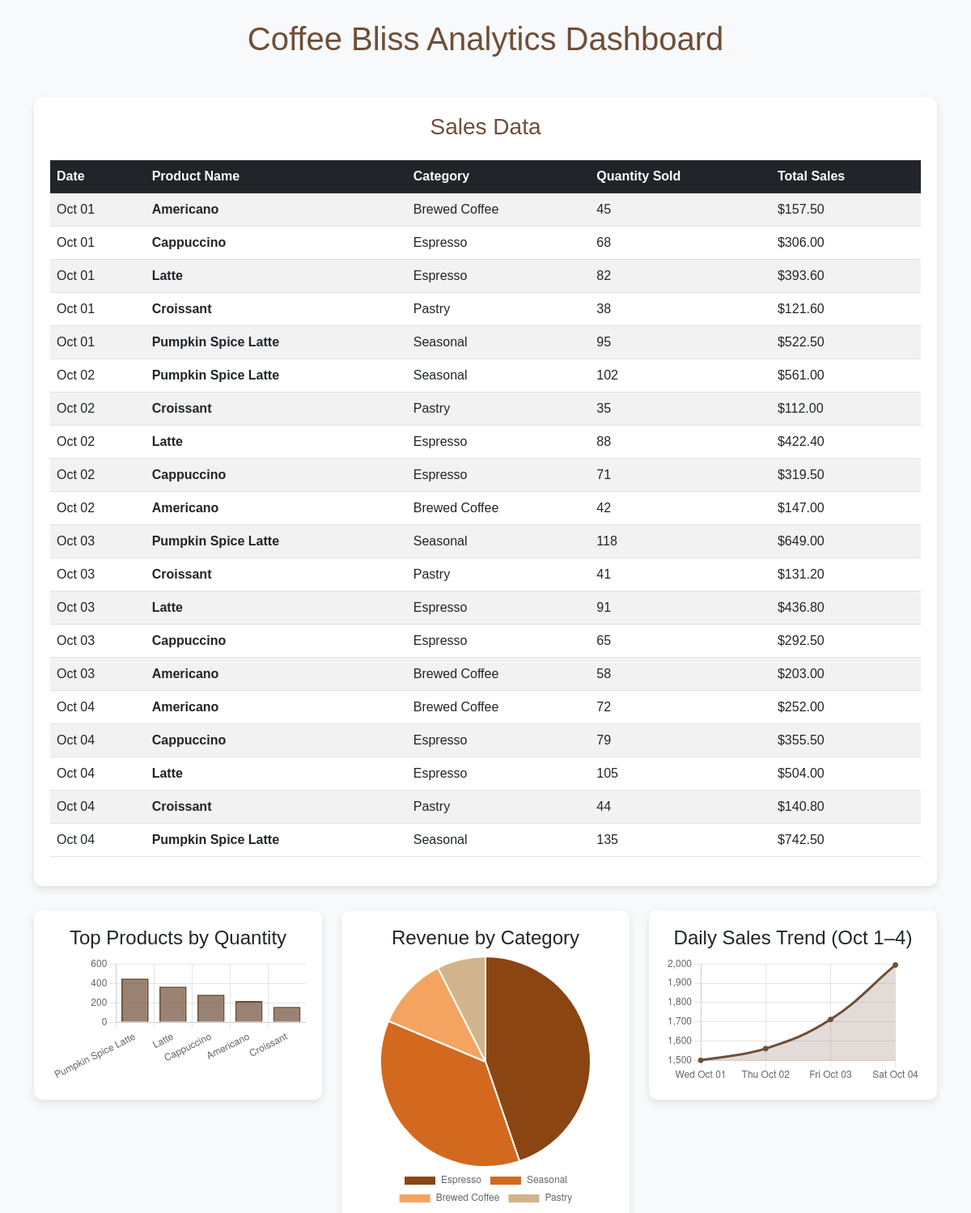
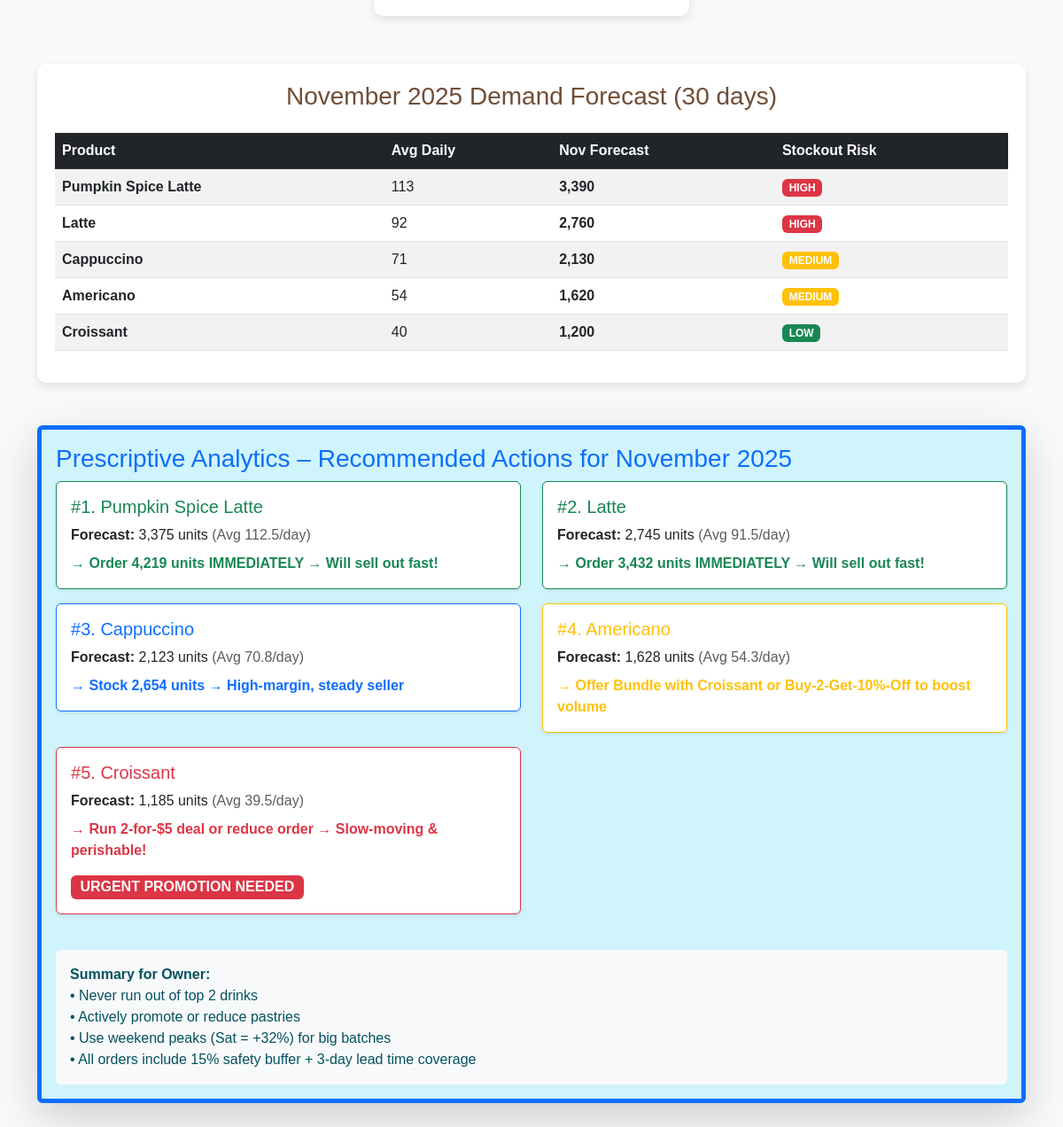
The page / on the database its author committed (2 pictures, top to bottom).
### tables this page shows
CREATE TABLE `sales` (
  `id` int(11) NOT NULL,
  `sale_date` date NOT NULL,
  `product_id` varchar(10) NOT NULL,
  `product_name` varchar(50) NOT NULL,
  `category` varchar(20) NOT NULL,
  `price` decimal(5,2) NOT NULL,
  `quantity_sold` int(11) NOT NULL,
  `total_sales` decimal(10,2) GENERATED ALWAYS AS (`price` * `quantity_sold`) STORED
);

### index.php (the view, shortened to what this page needs)
<!DOCTYPE html>
<html lang="en">
<head>
    <link href="https://cdn.jsdelivr.net/npm/bootstrap@5.3.0/dist/css/bootstrap.min.css" rel="stylesheet">
</head>
<body class="p-4">
<div class="container">
    <h1 class="text-center mb-5">Coffee Bliss Analytics Dashboard</h1>
    <?php include 'db_connect.php'; ?>
    <div class="chart-container mt-4">
        <h3 class="text-center mb-4">Sales Data</h3>
        <table class="table table-striped table-hover">
            <thead class="table-dark">
                <tr><th>Date</th><th>Product Name</th><th>Category</th><th>Quantity Sold</th><th>Total Sales</th></tr>
            </thead>
            <tbody>
            <?php
            $sales = $conn->query("SELECT sale_date, product_name, category, quantity_sold, total_sales FROM sales ORDER BY sale_date ASC");
            while($row = $sales->fetch_assoc()) {
                echo "<tr>
                    <td>" . date('M d', strtotime($row['sale_date'])) . "</td>
                    <td><strong>{$row['product_name']}</strong></td>
                    <td>{$row['category']}</td>
                    <td>{$row['quantity_sold']}</td>
                    <td>$" . number_format($row['total_sales'],2) . "</td>
                </tr>";
            }
            ?>
            </tbody>
        </table>
    </div>
    <div class="row">
        <div class="col-lg-4">
            <div class="chart-container">
                <h4 class="text-center">Top Products by Quantity</h4>
                <canvas id="topProductsChart"></canvas>
            </div>
        </div>
        <div class="col-lg-4">
            <div class="chart-container">
                <h4 class="text-center">Revenue by Category</h4>
                <canvas id="revenueChart"></canvas>
            </div>
        </div>
        <div class="col-lg-4">
            <div class="chart-container">
                <h4 class="text-center">Daily Sales Trend (Oct 1–4)</h4>
                <canvas id="dailySalesChart"></canvas>
            </div>
        </div>
    </div>
    <div class="chart-container mt-4">
        <h3 class="text-center mb-4">November 2025 Demand Forecast (30 days)</h3>
        <table class="table table-striped table-hover">
            <thead class="table-dark">
                <tr><th>Product</th><th>Avg Daily</th><th>Nov Forecast</th><th>Stockout Risk</th></tr>
            </thead>
            <tbody>
            <?php
            $forecast = $conn->query("SELECT product_name, ROUND(SUM(quantity_sold)/4,0) as avg_daily
                                    FROM sales GROUP BY product_name ORDER BY avg_daily DESC");
            while($row = $forecast->fetch_assoc()){
                $nov = round($row['avg_daily'] * 30);
                $risk = $row['avg_daily'] > 80 ? 'HIGH' : ($row['avg_daily'] > 50 ? 'MEDIUM' : 'LOW');
                $badge = $risk === 'HIGH' ? 'bg-danger' : ($risk === 'MEDIUM' ? 'bg-warning' : 'bg-success');
                echo "<tr>
                    <td><strong>{$row['product_name']}</strong></td>
                    <td>{$row['avg_daily']}</td>
                    <td><strong>" . number_format($nov) . "</strong></td>
                    <td><span class='badge $badge text-white'>$risk</span></td>
                </tr>";
            }
            ?>
            </tbody>
        </table>
    </div>
    <div class="row mt-5">
        <div class="col-12">
            <div class="alert alert-info shadow-lg border-start border-primary border-5">
                <h3 class="alert-heading text-primary">
                    Prescriptive Analytics – Recommended Actions for November 2025
                </h3>
                <div class="row">
                    <?php
                    $prescriptive = $conn->query("
                        SELECT
                            product_name,
                            ROUND(SUM(quantity_sold)/4, 1) AS avg_daily,
                            ROUND(SUM(quantity_sold)/4 * 30) AS nov_forecast
                        FROM sales
                        GROUP BY product_name
                        ORDER BY nov_forecast DESC
                    ");
                    $rank = 1;
                    while($p = $prescriptive->fetch_assoc()):
                        $product   = $p['product_name'];
                        $forecast  = $p['nov_forecast'];
                        $daily     = $p['avg_daily'];
                        $order_qty = ceil($forecast * 1.15 + $daily * 3);
                        if ($daily > 90) {
                            $recommend = "Order <strong>" . number_format($order_qty) . " units</strong> IMMEDIATELY → Will sell out fast!";
                            $color = "success";
                        } elseif ($daily > 60) {
                            $recommend = "Stock <strong>" . number_format($order_qty) . " units</strong> → High-margin, steady seller";
                            $color = "primary";
                        } elseif ($daily > 45) {
                            $recommend = "Offer <strong>Bundle with Croissant</strong> or <strong>Buy-2-Get-10%-Off</strong> to boost volume";
                            $color = "warning";
                        } else {
                            $recommend = "Run <strong>2-for-\$5 deal</strong> or reduce order → Slow-moving & perishable!";
                            $color = "danger";
                        }
                    ?>
                    <div class="col-md-6 mb-3">
                        <div class="card border-<?= $color ?> shadow-sm">
                            <div class="card-body">
                                <h5 class="card-title text-<?= $color ?>">
                                    #<?= $rank++ ?>. <?= htmlspecialchars($product) ?>
                                </h5>
                                <p class="card-text mb-2">
                                    <strong>Forecast:</strong> <?= number_format($forecast) ?> units
                                    <span class="text-muted">(Avg <?= $daily ?>/day)</span>
                                </p>
                                <p class="card-text fw-bold text-<?= $color ?>">
                                    → <?= $recommend ?>
                                </p>
                                <?php if ($daily <= 45): ?>
                                    <span class="badge bg-<?= $color ?> fs-6">URGENT PROMOTION NEEDED</span>
                                <?php endif; ?>
                            </div>
                        </div>
                    </div>
                    <?php endwhile; ?>
                </div>
                <div class="mt-4 p-3 bg-light rounded">
                    <strong>Summary for Owner:</strong><br>
                    • Never run out of top 2 drinks<br>
                    • Actively promote or reduce pastries<br>
                    • Use weekend peaks (Sat = +32%) for big batches<br>
                    • All orders include 15% safety buffer + 3-day lead time coverage
                </div>
            </div>
        </div>
    </div>
</div>
<script>
// === 1. Top Products Bar Chart ===
<?php
$top = $conn->query("SELECT product_name, SUM(quantity_sold) as total FROM sales GROUP BY product_name ORDER BY total DESC");
$labels = []; $data = [];
while($row = $top->fetch_assoc()) {
    $labels[] = $row['product_name'];
    $data[] = $row['total'];
}
?>
new Chart(document.getElementById('topProductsChart'), {
    type: 'bar',
    data: {
        labels: <?= json_encode($labels) ?>,
        datasets: [{
            label: 'Total Units Sold',
            data: <?= json_encode($data) ?>,
            backgroundColor: 'rgba(111, 78, 55, 0.7)',
            borderColor: '#6f4e37',
            borderWidth: 2
        }]
    },
    options: { plugins: { legend: { display: false }}, scales: { y: { beginAtZero: true }}}
});
// === 2. Revenue by Category Pie Chart ===
<?php
$rev = $conn->query("SELECT category, SUM(total_sales) as revenue FROM sales GROUP BY category ORDER BY revenue DESC");
$revLabels = []; $revData = [];
while($row = $rev->fetch_assoc()) {
    $revLabels[] = $row['category'];
    $revData[] = round($row['revenue'], 2);
}
?>
new Chart(document.getElementById('revenueChart'), {
    type: 'pie',
    data: {
        labels: <?= json_encode($revLabels) ?>,
        datasets: [{
            data: <?= json_encode($revData) ?>,
            backgroundColor: ['#8B4513', '#D2691E', '#F4A460', '#D2B48C']
        }]
    },
    options: {
        plugins: {
            legend: { position: 'bottom' },
            tooltip: { callbacks: { label: context => context.label + ': $' + context.parsed.toFixed(2) }}
        }
    }
});
// === 3. Daily Sales Trend Line Chart (NEW!) ===
<?php
$daily = $conn->query("SELECT DATE_FORMAT(sale_date, '%a %b %d') as day, SUM(total_sales) as daily_total
                       FROM sales GROUP BY sale_date ORDER BY sale_date");
$days = []; $sales = [];
while($row = $daily->fetch_assoc()) {
    $days[] = $row['day'];
    $sales[] = round($row['daily_total'], 2);
}
?>
new Chart(document.getElementById('dailySalesChart'), {
    type: 'line',
    data: {
        labels: <?= json_encode($days) ?>,
        datasets: [{
            label: 'Daily Revenue ($)',
            data: <?= json_encode($sales) ?>,
            borderColor: '#6f4e37',
            backgroundColor: 'rgba(111, 78, 55, 0.2)',
            tension: 0.4,
            fill: true,
            pointBackgroundColor: '#6f4e37'
        }]
    },
    options: {
        plugins: { legend: { display: false }},
        scales: { y: { beginAtZero: false }}
    }
});
</script>
</body>
</html>

### index.php (style rules this page uses)
body { background:#f8f9fa; font-family: Arial, sans-serif; }
h1, h3 { color:#6f4e37; }
.chart-container { background: white; padding: 20px; border-radius: 10px; box-shadow: 0 4px 10px rgba(0,0,0,0.1); margin-bottom: 30px; }

### rows shown on the page
sales: sale_date "Oct 01", product_name "Americano", category "Brewed Coffee", quantity_sold "45", total_sales "157.50"
sales: sale_date "Oct 01", product_name "Cappuccino", category "Espresso", quantity_sold "68", total_sales "306.00"
sales: sale_date "Oct 01", product_name "Latte", category "Espresso", quantity_sold "82", total_sales "393.60"
sales: sale_date "Oct 01", product_name "Croissant", category "Pastry", quantity_sold "38", total_sales "121.60"
sales: sale_date "Oct 01", product_name "Pumpkin Spice Latte", category "Seasonal", quantity_sold "95", total_sales "522.50"
sales: sale_date "Oct 02", product_name "Pumpkin Spice Latte", category "Seasonal", quantity_sold "102", total_sales "561.00"
sales: sale_date "Oct 02", product_name "Croissant", category "Pastry", quantity_sold "35", total_sales "112.00"
sales: sale_date "Oct 02", product_name "Latte", category "Espresso", quantity_sold "88", total_sales "422.40"
sales: sale_date "Oct 02", product_name "Cappuccino", category "Espresso", quantity_sold "71", total_sales "319.50"
sales: sale_date "Oct 02", product_name "Americano", category "Brewed Coffee", quantity_sold "42", total_sales "147.00"
sales: sale_date "Oct 03", product_name "Pumpkin Spice Latte", category "Seasonal", quantity_sold "118", total_sales "649.00"
sales: sale_date "Oct 03", product_name "Croissant", category "Pastry", quantity_sold "41", total_sales "131.20"
sales: sale_date "Oct 03", product_name "Latte", category "Espresso", quantity_sold "91", total_sales "436.80"
sales: sale_date "Oct 03", product_name "Cappuccino", category "Espresso", quantity_sold "65", total_sales "292.50"
sales: sale_date "Oct 03", product_name "Americano", category "Brewed Coffee", quantity_sold "58", total_sales "203.00"
sales: sale_date "Oct 04", product_name "Americano", category "Brewed Coffee", quantity_sold "72", total_sales "252.00"
sales: sale_date "Oct 04", product_name "Cappuccino", category "Espresso", quantity_sold "79", total_sales "355.50"
sales: sale_date "Oct 04", product_name "Latte", category "Espresso", quantity_sold "105", total_sales "504.00"
sales: sale_date "Oct 04", product_name "Croissant", category "Pastry", quantity_sold "44", total_sales "140.80"
sales: sale_date "Oct 04", product_name "Pumpkin Spice Latte", category "Seasonal", quantity_sold "135", total_sales "742.50"

### other values the page prints
$row['product_name'] "Pumpkin Spice Latte"
$row['avg_daily'] "113"
$nov "3,390"
$risk "HIGH"
$row['product_name'] "Latte"
$row['avg_daily'] "92"
$nov "2,760"
$row['product_name'] "Cappuccino"
$row['avg_daily'] "71"
$nov "2,130"
$risk "MEDIUM"
$row['product_name'] "Americano"
$row['avg_daily'] "54"
$nov "1,620"
$row['product_name'] "Croissant"
